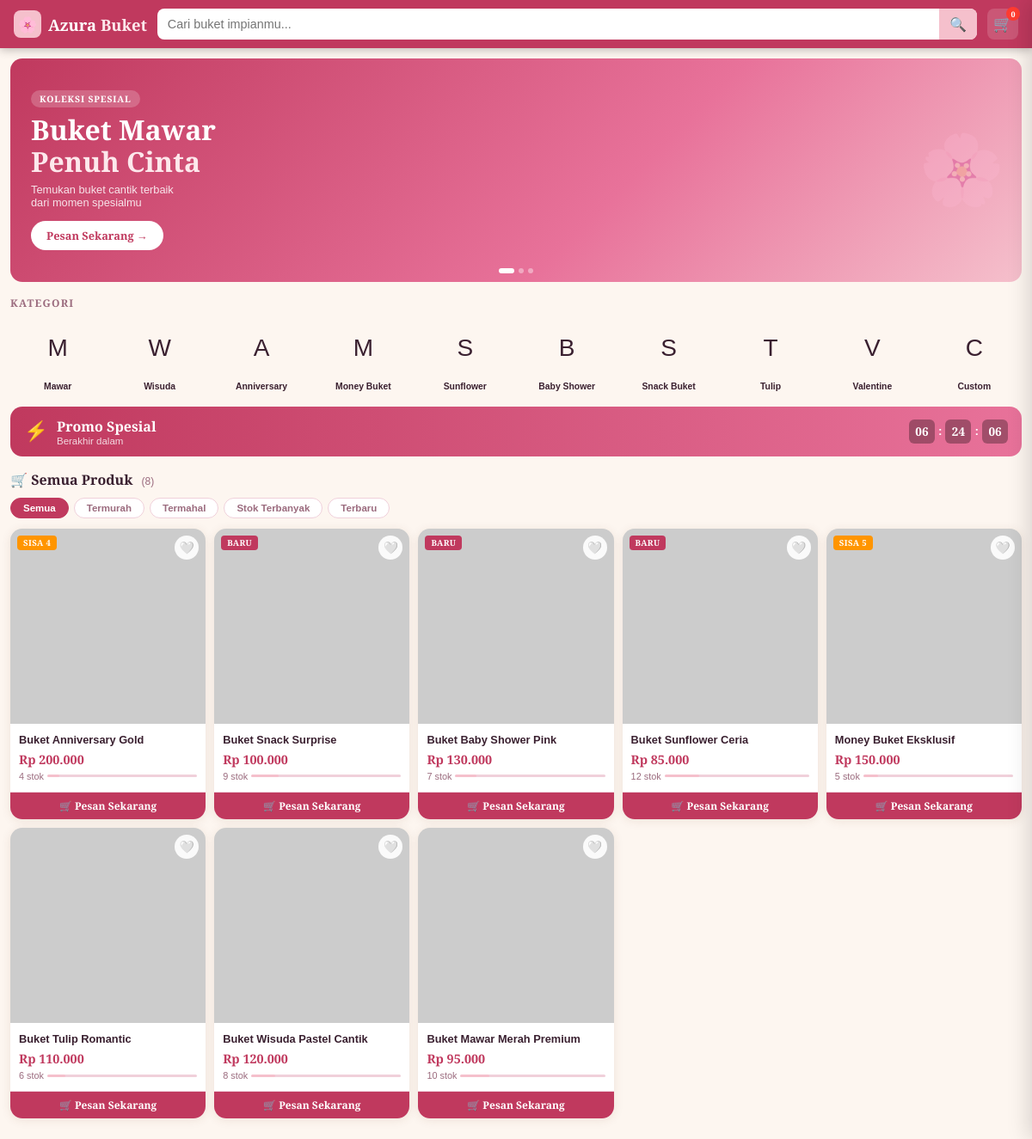
The page / on the database its author committed.
### tables this page shows
CREATE TABLE IF NOT EXISTS `produk` (
  `id`          INT AUTO_INCREMENT PRIMARY KEY,
  `nama_produk` VARCHAR(200) NOT NULL,
  `harga`       INT NOT NULL DEFAULT 0,
  `stok`        INT NOT NULL DEFAULT 0,
  `gambar`      VARCHAR(255) DEFAULT '',
  `status`      ENUM('aktif','nonaktif') DEFAULT 'aktif',
  `created_at`  TIMESTAMP DEFAULT CURRENT_TIMESTAMP
);

### index.php (the view, shortened to what this page needs)
<!DOCTYPE html>
<html lang="id">
<head>
</head>
<body>
<?php
$host = "localhost"; $user = "root"; $pass = ""; $db = "azura_buket";
$conn = mysqli_connect($host, $user, $pass, $db);
$search = trim($_GET['q'] ?? '');
$where  = $search ? "WHERE nama_produk LIKE '%" . mysqli_real_escape_string($conn, $search) . "%'" : '';
$qProduk = mysqli_query($conn, "SELECT * FROM produk $where ORDER BY id DESC LIMIT 60");
$allProduk = [];
while ($r = mysqli_fetch_assoc($qProduk)) $allProduk[] = $r;
$totalProduk = count($allProduk);
?>
<div class="page-wrap">
<nav class="navbar">
    <a href="index.php" class="navbar-brand">
        <div class="logo-icon">🌸</div>
        <span>Azura<span style="color:var(--accent2)"> Buket</span></span>
    </a>
    <div class="search-wrap">
        <div class="search-bar">
            <input type="text" id="searchInput"
                   placeholder="Cari buket impianmu..."
                   value="<?= htmlspecialchars($search) ?>"
                   autocomplete="off"
                   onkeydown="if(event.key==='Enter')doSearch()">
            <button onclick="doSearch()">🔍</button>
        </div>
    </div>
    <div class="nav-icons">
        <button class="nav-icon-btn" title="Keranjang" onclick="toggleCart()">
            🛒
            <span class="cart-badge" id="cartCount">0</span>
        </button>
    </div>
</nav>
<div class="banner-section">
    <div class="banner-slider" id="bannerSlider">
        <div class="banner-slide active">
            <div class="banner-text">
                <span class="banner-tag">Koleksi Spesial</span>
                <div class="banner-title">Buket Mawar<br><span>Penuh Cinta</span></div>
                <div class="banner-sub">Temukan buket cantik terbaik<br>dari momen spesialmu</div>
                <button class="banner-btn" onclick="document.getElementById('produkSection').scrollIntoView({behavior:'smooth'})">
                </button>
            </div>
            <div class="banner-deco">🌸</div>
        </div>
        <div class="banner-dots" id="bannerDots">
            <div class="dot active" onclick="goSlide(0)"></div>
            <div class="dot" onclick="goSlide(1)"></div>
            <div class="dot" onclick="goSlide(2)"></div>
        </div>
    </div>
</div>
<div class="section">
    <div class="section-title">Kategori</div>
    <div class="category-grid">
        <?php
        $cats = [
            ['Mawar',        'gambar/kategori/mawar.jpg'],
            ['Wisuda',         'gambar/kategori/wisuda.jpg'],
	    ['Anniversary',     'gambar/kategori/anniversary.jpg'],
            ['Money Buket',     'gambar/kategori/money.jpg'],
            ['Sunflower',     'gambar/kategori/sunflower.jpg'],
            ['Baby Shower', 'gambar/kategori/babyshower.jpg'],
            ['Snack Buket',     'gambar/kategori/snack.jpg'],
            ['Tulip',      'gambar/kategori/tulip.jpg'],
            ['Valentine',     'gambar/kategori/valentine.jpg'],
            ['Custom',       'gambar/kategori/custom.jpg'],
        ];
        foreach ($cats as $c):
        ?>
        <div class="cat-item" onclick="filterKategori('<?= $c[0] ?>')">
            <div class="cat-icon" style="background:<?= $c[2] ?>">
            </div>
            <span class="cat-label"><?= $c[0] ?></span>
        </div>
        <?php endforeach; ?>
    </div>
</div>
<div class="flash-strip">
    <div class="flash-left">
        <span class="flash-icon">⚡</span>
        <div>
            <div class="flash-label">Promo Spesial</div>
            <div class="flash-sub">Berakhir dalam</div>
        </div>
    </div>
    <div class="flash-timer">
        <div class="timer-box" id="th">00</div>
        <span class="timer-sep">:</span>
        <div class="timer-box" id="tm">00</div>
        <span class="timer-sep">:</span>
        <div class="timer-box" id="ts">00</div>
    </div>
</div>
<div id="produkSection">
    <div class="produk-header">
        <span class="produk-header-title">
            <?= $search ? '🔍 Hasil: "' . htmlspecialchars($search) . '"' : '🛒 Semua Produk' ?>
            <span style="font-size:.75rem;font-weight:400;color:var(--muted);margin-left:6px">(<?= $totalProduk ?>)</span>
        </span>
    </div>
    <div class="filter-chips">
        <div class="chip active" onclick="setChip(this,'')">Semua</div>
        <div class="chip" onclick="setChip(this,'termurah')">Termurah</div>
        <div class="chip" onclick="setChip(this,'termahal')">Termahal</div>
        <div class="chip" onclick="setChip(this,'stok')">Stok Terbanyak</div>
        <div class="chip" onclick="setChip(this,'terbaru')">Terbaru</div>
    </div>
    <div class="produk-grid" id="produkGrid">
        <?php if (empty($allProduk)): ?>
            <div class="empty-state">
                <div class="icon">🔍</div>
                <p>Produk tidak ditemukan.<br>Coba kata kunci lain.</p>
            </div>
        <?php else: ?>
            <?php foreach ($allProduk as $i => $p):
                $stokPersen = min(100, max(5, ($p['stok'] / 50) * 100));
                $isLow = $p['stok'] > 0 && $p['stok'] <= 5;
                $isNew = $i < 4;
            ?>
            <div class="produk-card"
                 data-harga="<?= $p['harga'] ?>"
                 data-stok="<?= $p['stok'] ?>"
                 data-nama="<?= htmlspecialchars($p['nama_produk']) ?>"
                 data-id="<?= $p['id'] ?>">
                <div class="produk-img-wrap">
                    <img src="admin/gambar/<?= htmlspecialchars($p['gambar']) ?>"
                         alt="<?= htmlspecialchars($p['nama_produk']) ?>"
                         loading="lazy"
                         onerror="this.src='https://placehold.co/300x300/f0d0da/c0395e?text=🌸'">
                    <?php if ($p['stok'] == 0): ?>
                        <span class="produk-badge badge-sale">Habis</span>
                    <?php elseif ($isLow): ?>
                        <span class="produk-badge badge-low">Sisa <?= $p['stok'] ?></span>
                    <?php elseif ($isNew): ?>
                        <span class="produk-badge badge-new">Baru</span>
                    <?php endif; ?>
                    <button class="produk-wish" onclick="toggleWish(event, this)">🤍</button>
                </div>
                <div class="produk-info">
                    <div class="produk-name"><?= htmlspecialchars($p['nama_produk']) ?></div>
                    <div class="produk-price">Rp <?= number_format($p['harga'], 0, ',', '.') ?></div>
                    <div class="produk-stok">
                        <span><?= $p['stok'] ?> stok</span>
                        <div class="stok-bar">
                            <div class="stok-fill" style="width:<?= $stokPersen ?>%"></div>
                        </div>
                    </div>
                </div>
                <a href="checkout.php?produk=<?= $p['id'] ?>" class="produk-add-btn" style="display:block;text-align:center;text-decoration:none">
                    🛒 Pesan Sekarang
                </a>
            </div>
            <?php endforeach; ?>
        <?php endif; ?>
    </div>
</div>
<div class="bottom-spacer"></div>
</div>
</body>
</html>

### rows shown on the page
produk: stok "4", nama_produk "Buket Anniversary Gold", harga "200.000"
produk: shows "BARU", nama_produk "Buket Snack Surprise", harga "100.000", stok "9"
produk: shows "BARU", nama_produk "Buket Baby Shower Pink", harga "130.000", stok "7"
produk: shows "BARU", nama_produk "Buket Sunflower Ceria", harga "85.000", stok "12"
produk: stok "5", nama_produk "Money Buket Eksklusif", harga "150.000"
produk: nama_produk "Buket Tulip Romantic", harga "110.000", stok "6"
produk: nama_produk "Buket Wisuda Pastel Cantik", harga "120.000", stok "8"
produk: nama_produk "Buket Mawar Merah Premium", harga "95.000", stok "10"

### other values the page prints
$c[0] "Mawar"
$c[0] "Wisuda"
$c[0] "Anniversary"
$c[0] "Money Buket"
$c[0] "Sunflower"
$c[0] "Baby Shower"
$c[0] "Snack Buket"
$c[0] "Tulip"
$c[0] "Valentine"
$c[0] "Custom"
$totalProduk "8"
